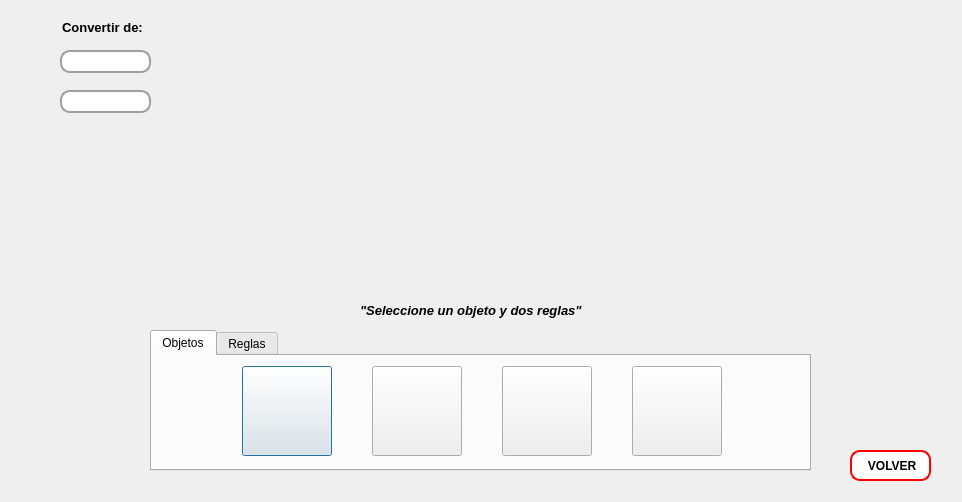
<?xml version="1.0" encoding="UTF-8"?>
<ui version="4.0">
 <class>ConversionLongitud</class>
 <widget class="QDialog" name="ConversionLongitud">
  <property name="geometry">
   <rect>
    <x>0</x>
    <y>0</y>
    <width>962</width>
    <height>502</height>
   </rect>
  </property>
  <property name="minimumSize">
   <size>
    <width>962</width>
    <height>502</height>
   </size>
  </property>
  <property name="maximumSize">
   <size>
    <width>962</width>
    <height>502</height>
   </size>
  </property>
  <property name="windowTitle">
   <string>CONVERSIONES LONGITUD</string>
  </property>
  <widget class="QTabWidget" name="tabWidget">
   <property name="geometry">
    <rect>
     <x>150</x>
     <y>330</y>
     <width>661</width>
     <height>141</height>
    </rect>
   </property>
   <property name="currentIndex">
    <number>0</number>
   </property>
   <widget class="QWidget" name="tab_5">
    <attribute name="title">
     <string>Objetos</string>
    </attribute>
    <widget class="QPushButton" name="btn_l_obj1">
     <property name="geometry">
      <rect>
       <x>90</x>
       <y>10</y>
       <width>90</width>
       <height>90</height>
      </rect>
     </property>
     <property name="sizePolicy">
      <sizepolicy hsizetype="Minimum" vsizetype="MinimumExpanding">
       <horstretch>0</horstretch>
       <verstretch>0</verstretch>
      </sizepolicy>
     </property>
     <property name="toolTip">
      <string>Lapiz</string>
     </property>
     <property name="text">
      <string/>
     </property>
    </widget>
    <widget class="QPushButton" name="btn_l_obj2">
     <property name="geometry">
      <rect>
       <x>220</x>
       <y>10</y>
       <width>90</width>
       <height>90</height>
      </rect>
     </property>
     <property name="sizePolicy">
      <sizepolicy hsizetype="Minimum" vsizetype="MinimumExpanding">
       <horstretch>0</horstretch>
       <verstretch>0</verstretch>
      </sizepolicy>
     </property>
     <property name="toolTip">
      <string>Zapato</string>
     </property>
     <property name="text">
      <string/>
     </property>
    </widget>
    <widget class="QPushButton" name="btn_l_obj3">
     <property name="geometry">
      <rect>
       <x>350</x>
       <y>10</y>
       <width>90</width>
       <height>90</height>
      </rect>
     </property>
     <property name="sizePolicy">
      <sizepolicy hsizetype="Minimum" vsizetype="MinimumExpanding">
       <horstretch>0</horstretch>
       <verstretch>0</verstretch>
      </sizepolicy>
     </property>
     <property name="toolTip">
      <string>Bate</string>
     </property>
     <property name="text">
      <string/>
     </property>
    </widget>
    <widget class="QPushButton" name="btn_l_obj4">
     <property name="geometry">
      <rect>
       <x>480</x>
       <y>10</y>
       <width>90</width>
       <height>90</height>
      </rect>
     </property>
     <property name="sizePolicy">
      <sizepolicy hsizetype="Minimum" vsizetype="MinimumExpanding">
       <horstretch>0</horstretch>
       <verstretch>0</verstretch>
      </sizepolicy>
     </property>
     <property name="toolTip">
      <string>Sofa</string>
     </property>
     <property name="text">
      <string/>
     </property>
    </widget>
   </widget>
   <widget class="QWidget" name="tab_6">
    <attribute name="title">
     <string>Reglas</string>
    </attribute>
    <widget class="QWidget" name="horizontalLayoutWidget_3">
     <property name="geometry">
      <rect>
       <x>0</x>
       <y>20</y>
       <width>651</width>
       <height>84</height>
      </rect>
     </property>
     <layout class="QHBoxLayout" name="horizontalLayout_3">
      <item>
       <widget class="QToolButton" name="btn_regla1">
        <property name="sizePolicy">
         <sizepolicy hsizetype="Fixed" vsizetype="MinimumExpanding">
          <horstretch>0</horstretch>
          <verstretch>0</verstretch>
         </sizepolicy>
        </property>
        <property name="styleSheet">
         <string notr="true">background-color: rgb(255, 255, 255);
border-radius: 10px;
border: 1px solid rgb(0,0,0);</string>
        </property>
        <property name="text">
         <string>Regla en cm</string>
        </property>
        <property name="icon">
         <iconset resource="imagen.qrc">
          <normaloff>:/new/prefix1/recursos/regla.png</normaloff>:/new/prefix1/recursos/regla.png</iconset>
        </property>
        <property name="iconSize">
         <size>
          <width>40</width>
          <height>40</height>
         </size>
        </property>
        <property name="toolButtonStyle">
         <enum>Qt::ToolButtonTextBesideIcon</enum>
        </property>
       </widget>
      </item>
      <item>
       <widget class="QToolButton" name="btn_regla2">
        <property name="sizePolicy">
         <sizepolicy hsizetype="Fixed" vsizetype="MinimumExpanding">
          <horstretch>0</horstretch>
          <verstretch>0</verstretch>
         </sizepolicy>
        </property>
        <property name="styleSheet">
         <string notr="true">background-color: rgb(255, 255, 255);
border-radius: 10px;
border: 1px solid rgb(0,0,0);</string>
        </property>
        <property name="text">
         <string>Regla en pg</string>
        </property>
        <property name="icon">
         <iconset resource="imagen.qrc">
          <normaloff>:/new/prefix1/recursos/regla.png</normaloff>:/new/prefix1/recursos/regla.png</iconset>
        </property>
        <property name="iconSize">
         <size>
          <width>40</width>
          <height>40</height>
         </size>
        </property>
        <property name="toolButtonStyle">
         <enum>Qt::ToolButtonTextBesideIcon</enum>
        </property>
       </widget>
      </item>
      <item>
       <widget class="QToolButton" name="btn_regla3">
        <property name="sizePolicy">
         <sizepolicy hsizetype="Fixed" vsizetype="MinimumExpanding">
          <horstretch>0</horstretch>
          <verstretch>0</verstretch>
         </sizepolicy>
        </property>
        <property name="styleSheet">
         <string notr="true">background-color: rgb(255, 255, 255);
border-radius: 10px;
border: 1px solid rgb(0,0,0);</string>
        </property>
        <property name="text">
         <string>Regla en pies</string>
        </property>
        <property name="icon">
         <iconset resource="imagen.qrc">
          <normaloff>:/new/prefix1/recursos/regla.png</normaloff>:/new/prefix1/recursos/regla.png</iconset>
        </property>
        <property name="iconSize">
         <size>
          <width>40</width>
          <height>40</height>
         </size>
        </property>
        <property name="toolButtonStyle">
         <enum>Qt::ToolButtonTextBesideIcon</enum>
        </property>
       </widget>
      </item>
      <item>
       <widget class="QToolButton" name="btn_regla4">
        <property name="sizePolicy">
         <sizepolicy hsizetype="Fixed" vsizetype="MinimumExpanding">
          <horstretch>0</horstretch>
          <verstretch>0</verstretch>
         </sizepolicy>
        </property>
        <property name="styleSheet">
         <string notr="true">background-color: rgb(255, 255, 255);
border-radius: 10px;
border: 1px solid rgb(0,0,0);</string>
        </property>
        <property name="text">
         <string>Regla en yd</string>
        </property>
        <property name="icon">
         <iconset resource="imagen.qrc">
          <normaloff>:/new/prefix1/recursos/regla.png</normaloff>:/new/prefix1/recursos/regla.png</iconset>
        </property>
        <property name="iconSize">
         <size>
          <width>40</width>
          <height>40</height>
         </size>
        </property>
        <property name="toolButtonStyle">
         <enum>Qt::ToolButtonTextBesideIcon</enum>
        </property>
       </widget>
      </item>
      <item>
       <widget class="QToolButton" name="btn_regla5">
        <property name="sizePolicy">
         <sizepolicy hsizetype="Fixed" vsizetype="MinimumExpanding">
          <horstretch>0</horstretch>
          <verstretch>0</verstretch>
         </sizepolicy>
        </property>
        <property name="styleSheet">
         <string notr="true">background-color: rgb(255, 255, 255);
border-radius: 10px;
border: 1px solid rgb(0,0,0);</string>
        </property>
        <property name="text">
         <string>Regla en m</string>
        </property>
        <property name="icon">
         <iconset resource="imagen.qrc">
          <normaloff>:/new/prefix1/recursos/regla.png</normaloff>:/new/prefix1/recursos/regla.png</iconset>
        </property>
        <property name="iconSize">
         <size>
          <width>40</width>
          <height>40</height>
         </size>
        </property>
        <property name="toolButtonStyle">
         <enum>Qt::ToolButtonTextBesideIcon</enum>
        </property>
       </widget>
      </item>
     </layout>
    </widget>
   </widget>
  </widget>
  <widget class="QLabel" name="lb_unidades_regla2">
   <property name="geometry">
    <rect>
     <x>700</x>
     <y>260</y>
     <width>101</width>
     <height>31</height>
    </rect>
   </property>
   <property name="font">
    <font>
     <pointsize>10</pointsize>
     <weight>75</weight>
     <bold>true</bold>
    </font>
   </property>
   <property name="text">
    <string/>
   </property>
  </widget>
  <widget class="QPushButton" name="btn_convertir_long1">
   <property name="geometry">
    <rect>
     <x>60</x>
     <y>50</y>
     <width>91</width>
     <height>23</height>
    </rect>
   </property>
   <property name="styleSheet">
    <string notr="true">background-color: rgb(255, 255, 255);
border-radius: 10px;
border: 2px solid  rgb(159, 159, 159);
font-weight: bold;</string>
   </property>
   <property name="text">
    <string/>
   </property>
  </widget>
  <widget class="QLabel" name="label">
   <property name="geometry">
    <rect>
     <x>260</x>
     <y>10</y>
     <width>421</width>
     <height>191</height>
    </rect>
   </property>
   <property name="text">
    <string/>
   </property>
  </widget>
  <widget class="QLabel" name="lb_regla_horizontal2">
   <property name="geometry">
    <rect>
     <x>260</x>
     <y>260</y>
     <width>421</width>
     <height>31</height>
    </rect>
   </property>
   <property name="text">
    <string/>
   </property>
  </widget>
  <widget class="QLabel" name="lb_unidades_regla1">
   <property name="geometry">
    <rect>
     <x>700</x>
     <y>210</y>
     <width>101</width>
     <height>31</height>
    </rect>
   </property>
   <property name="font">
    <font>
     <pointsize>10</pointsize>
     <weight>75</weight>
     <bold>true</bold>
    </font>
   </property>
   <property name="text">
    <string/>
   </property>
  </widget>
  <widget class="QPushButton" name="btn_convertir_long2">
   <property name="geometry">
    <rect>
     <x>60</x>
     <y>90</y>
     <width>91</width>
     <height>23</height>
    </rect>
   </property>
   <property name="styleSheet">
    <string notr="true">background-color: rgb(255, 255, 255);
border-radius: 10px;
border: 2px solid  rgb(159, 159, 159);
font-weight: bold;</string>
   </property>
   <property name="text">
    <string/>
   </property>
  </widget>
  <widget class="QLabel" name="lb_regla_horizontal1">
   <property name="geometry">
    <rect>
     <x>260</x>
     <y>210</y>
     <width>421</width>
     <height>31</height>
    </rect>
   </property>
   <property name="text">
    <string/>
   </property>
  </widget>
  <widget class="QToolButton" name="btn_volver">
   <property name="geometry">
    <rect>
     <x>850</x>
     <y>450</y>
     <width>81</width>
     <height>31</height>
    </rect>
   </property>
   <property name="styleSheet">
    <string notr="true">background-color: rgb(255, 255, 255);
border-radius: 10px;
border: 2px solid  rgb(255, 0, 0);
font-weight: bold;</string>
   </property>
   <property name="text">
    <string> VOLVER</string>
   </property>
   <property name="icon">
    <iconset resource="imagen.qrc">
     <normaloff>:/new/prefix1/recursos/icono_volver.png</normaloff>:/new/prefix1/recursos/icono_volver.png</iconset>
   </property>
   <property name="toolButtonStyle">
    <enum>Qt::ToolButtonTextBesideIcon</enum>
   </property>
  </widget>
  <widget class="QLabel" name="label_2">
   <property name="geometry">
    <rect>
     <x>62</x>
     <y>20</y>
     <width>91</width>
     <height>16</height>
    </rect>
   </property>
   <property name="font">
    <font>
     <pointsize>10</pointsize>
     <weight>75</weight>
     <bold>true</bold>
    </font>
   </property>
   <property name="text">
    <string>&lt;html&gt;&lt;head/&gt;&lt;body&gt;&lt;p&gt;Convertir de:&lt;/p&gt;&lt;/body&gt;&lt;/html&gt;</string>
   </property>
  </widget>
  <widget class="QLabel" name="label_3">
   <property name="geometry">
    <rect>
     <x>360</x>
     <y>300</y>
     <width>241</width>
     <height>21</height>
    </rect>
   </property>
   <property name="font">
    <font>
     <pointsize>10</pointsize>
     <weight>75</weight>
     <bold>true</bold>
    </font>
   </property>
   <property name="text">
    <string>&lt;html&gt;&lt;head/&gt;&lt;body&gt;&lt;p&gt;&lt;span style=&quot; font-weight:600; font-style:italic;&quot;&gt;&amp;quot;Seleccione un objeto y dos reglas&amp;quot;&lt;/span&gt;&lt;/p&gt;&lt;/body&gt;&lt;/html&gt;</string>
   </property>
  </widget>
 </widget>
 <resources>
  <include location="imagen.qrc"/>
 </resources>
 <connections/>
</ui>
